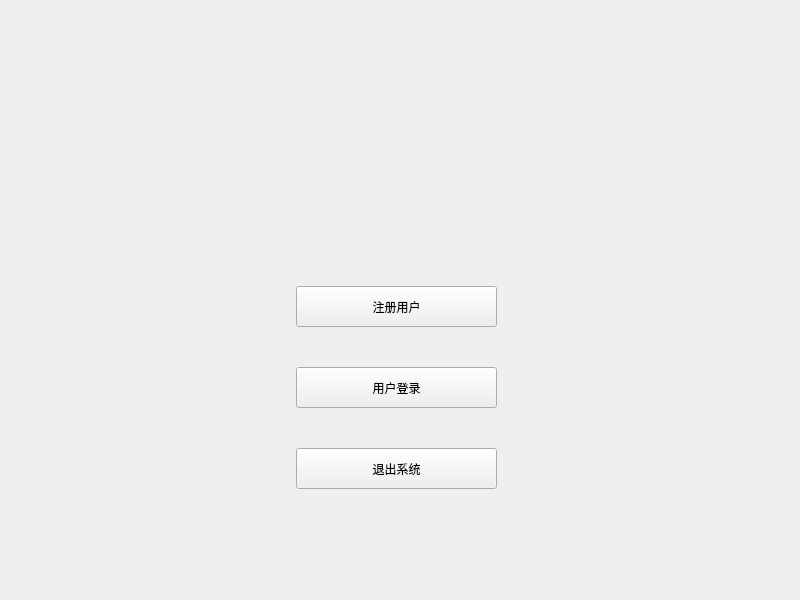
<?xml version="1.0" encoding="UTF-8"?>
<ui version="4.0">
 <class>MainWindow</class>
 <widget class="QMainWindow" name="MainWindow">
  <property name="geometry">
   <rect>
    <x>0</x>
    <y>0</y>
    <width>800</width>
    <height>600</height>
   </rect>
  </property>
  <property name="minimumSize">
   <size>
    <width>800</width>
    <height>600</height>
   </size>
  </property>
  <property name="maximumSize">
   <size>
    <width>800</width>
    <height>600</height>
   </size>
  </property>
  <property name="sizeIncrement">
   <size>
    <width>800</width>
    <height>600</height>
   </size>
  </property>
  <property name="mouseTracking">
   <bool>false</bool>
  </property>
  <property name="windowTitle">
   <string>学生管理系统</string>
  </property>
  <property name="styleSheet">
   <string notr="true"/>
  </property>
  <property name="iconSize">
   <size>
    <width>800</width>
    <height>600</height>
   </size>
  </property>
  <widget class="QWidget" name="centralwidget">
   <widget class="QWidget" name="widget" native="true">
    <property name="geometry">
     <rect>
      <x>290</x>
      <y>240</y>
      <width>221</width>
      <height>301</height>
     </rect>
    </property>
    <widget class="QPushButton" name="btn_register">
     <property name="geometry">
      <rect>
       <x>6</x>
       <y>46</y>
       <width>201</width>
       <height>41</height>
      </rect>
     </property>
     <property name="text">
      <string>注册用户</string>
     </property>
    </widget>
    <widget class="QPushButton" name="student_login">
     <property name="geometry">
      <rect>
       <x>6</x>
       <y>127</y>
       <width>201</width>
       <height>41</height>
      </rect>
     </property>
     <property name="text">
      <string>用户登录</string>
     </property>
    </widget>
    <widget class="QPushButton" name="btn_exit">
     <property name="geometry">
      <rect>
       <x>6</x>
       <y>208</y>
       <width>201</width>
       <height>41</height>
      </rect>
     </property>
     <property name="text">
      <string>退出系统</string>
     </property>
    </widget>
   </widget>
  </widget>
 </widget>
 <tabstops>
  <tabstop>btn_register</tabstop>
  <tabstop>student_login</tabstop>
  <tabstop>btn_exit</tabstop>
 </tabstops>
 <resources/>
 <connections/>
</ui>
